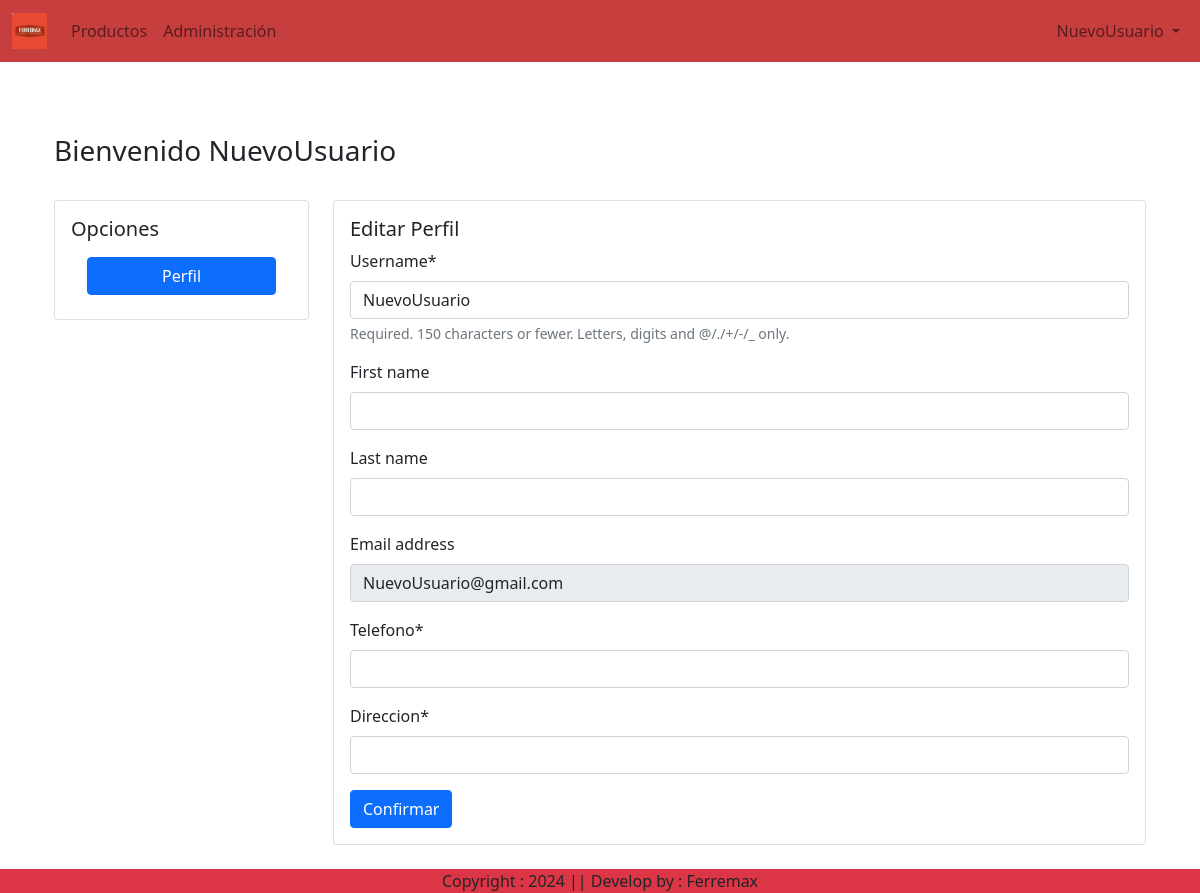
Screenshot of /profile/ (signed in) with the database file from the repository.
### App/models.py (models this page shows)
class CustomUser(AbstractUser):
    TIPO_USUARIO = (
        ('bodeguero', 'Bodeguero'),
        ('cliente', 'Cliente'),
        ('admin', 'Admin'),
    )
    tipo = models.CharField(max_length=10, choices=TIPO_USUARIO, default='cliente')
    groups = models.ManyToManyField(
        'auth.Group',
        related_name='custom_user_groups',
        blank=True,
        verbose_name='groups',
        help_text=(
            'The groups this user belongs to. A user will get all permissions '
            'granted to each of their groups.'
        ),
    )
    user_permissions = models.ManyToManyField(
        'auth.Permission',
        related_name='custom_user_permissions',
        blank=True,
        verbose_name='user permissions',
        help_text='Specific permissions for this user.',
    )
    def __str__(self):
        return self.username

### App/views.py (the view, shortened to what this page needs)
# urls.py: path('profile/', views.ProfileView.as_view(), name='profile'),
class ProfileView(View):
    def get(self, request):
        form = CustomerProfileForm(instance=request.user)
        return render(request, 'pagina/perfil.html', {'form': form})

### App/forms.py
class CustomerProfileForm(forms.ModelForm):
    direccion = forms.CharField(max_length=100)
    telefono = forms.CharField(max_length=20)
    class Meta:
        model = CustomUser
        fields = ['username', 'first_name', 'last_name', 'email', 'telefono', 'direccion']
        widgets = {
            'username': forms.TextInput(attrs={'class': 'form-control'}),
            'first_name': forms.TextInput(attrs={'class': 'form-control'}),
            'last_name': forms.TextInput(attrs={'class': 'form-control'}),
            'email': forms.EmailInput(attrs={'class': 'form-control', 'readonly': True}),  # Email readonly
            'telefono': forms.TextInput(attrs={'class': 'form-control'}),
            'direccion': forms.TextInput(attrs={'class': 'form-control'}),
        }
    def __init__(self, *args, **kwargs):
        super(CustomerProfileForm, self).__init__(*args, **kwargs)
        self.fields['email'].required = False  # Hacer que el campo de email no sea obligatorio
        self.helper = FormHelper()
        self.helper.form_method = 'post'
        self.helper.add_input(Submit('submit', 'Confirmar'))

### App/templates/pagina/perfil.html (shortened to what this page needs)
{% extends 'pagina/base.html' %}
{% load static %}
{% load crispy_forms_tags %}
{% block main-content %}
    <div class="container my-5">
        <div class="row">
            <div class="col-12">
                <h3>Bienvenido <span class="text-capitalize">{{ request.user }}</span></h3>
            </div>
        </div>
        <div class="row mt-4">
            <div class="col-md-3">
                <div class="card">
                    <div class="card-body">
                        <h5 class="card-title">Opciones</h5>
                        <ul class="list-group list-group-flush">
                            <li class="list-group-item"><a href="{% url 'profile' %}" class="btn btn-primary w-100">Perfil</a></li>
                        </ul>
                    </div>
                </div>
            </div>
            <div class="col-md-9">
                <div class="card">
                    <div class="card-body">
                        <h5 class="card-title">Editar Perfil</h5>
                        <form action="" method="post">
                            {{ form|crispy }}
                            <button type="submit" class="btn btn-primary">Confirmar</button>
                        </form>
                    </div>
                </div>
            </div>
        </div>
    </div>
{% endblock main-content %}

### App/templates/pagina/base.html (shortened to what this page needs)
{% load bootstrap5 %}
{% load crispy_forms_tags %}
{% load static %}
{% load currency_filters %}
<!DOCTYPE html>
<html lang="es">
<head>
    <link href="https://cdn.jsdelivr.net/npm/bootstrap@5.0.2/dist/css/bootstrap.min.css" rel="stylesheet">
    <link rel="stylesheet" href="{% static 'app/css/owl.carousel.min.css' %}">
    <link rel="stylesheet" href="{% static 'app/css/all.min.css' %}">
    <link rel="stylesheet" href="{% static 'app/css/base.css' %}">
</head>
<body>
    <nav class="navbar navbar-expand-sm navbar-light text-dark sticky-top" style="background-color: #C73E3E;">
        <div class="container-fluid">
            <a class="navbar-brand" href="{% url 'principal' %}">
                <img style="width: 35px;" src="{% static 'app/img/logo.png' %}" alt="Logo">
            </a>
            <ul class="navbar-nav me-auto mb-2 mb-lg-0">
                {% if request.user.is_authenticated %}
                    <li class="nav-item">
                        <a class="nav-link" href="{% url 'listar_productos' %}">Productos</a>
                    </li>
                    {% if user.is_authenticated and user.tipo == "bodeguero" %}
                        <li class="nav-item">
                            <a class="nav-link" href="{% url 'listar_administracion' %}">Administración</a>
                        </li>
                    {% endif %}
                {% endif %}
            </ul>
            <ul class="navbar-nav">
                <li class="nav-item dropdown">
                    <a class="nav-link dropdown-toggle" href="#" id="profileDropdown" role="button" data-bs-toggle="dropdown" aria-expanded="false">
                        {{ user }}
                    </a>
                </li>
            </ul>
        </div>
    </nav>
    <br>
    <div class="container">
        {% block main-content %}{% endblock main-content %}
    </div>
    <footer class="container-fluid fixed-bottom bg-danger text-center">
        Copyright : 2024 || Develop by : Ferremax
    </footer>
</body>
</html>

### App/static/app/css/base.css (style rules this page uses)
.navbar { overflow-x: hidden; white-space: nowrap; overflow-x: hidden; }

### rows the page displays
CustomUser: username "NuevoUsuario", user "NuevoUsuario", email "NuevoUsuario@gmail.com"
